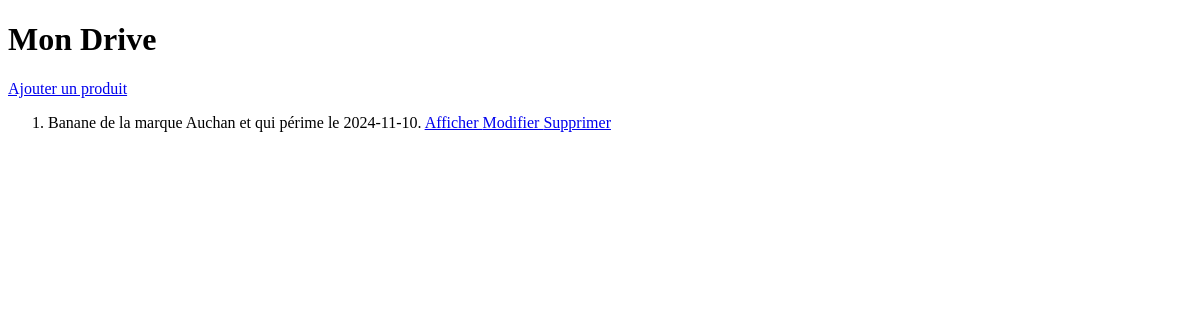
/driveapp/, run on an earlier commit of the app's database.
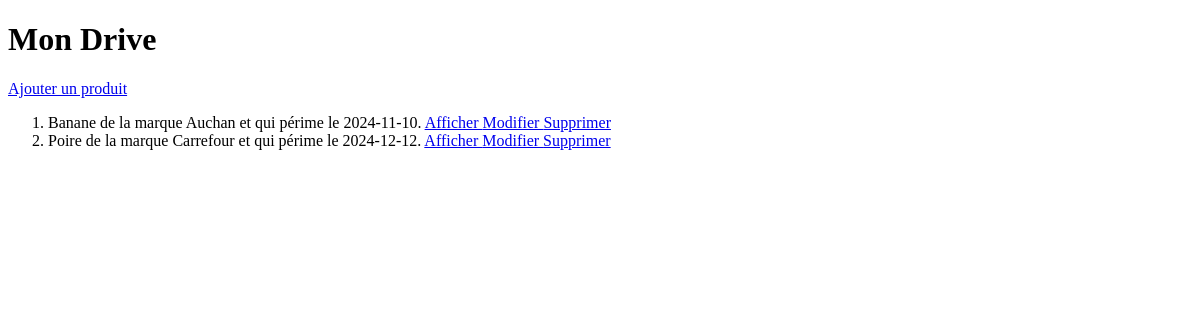
And on a later commit of the database.
### driveapp/models.py (models this page shows, shortened)
class Produits(models.Model):
    nom_prod = models.CharField(max_length=100)
    date_per = models.DateField(blank=True, null = True)
    photo = models.ImageField(upload_to="prod",blank=True, null=True)
    marque = models.CharField(max_length=100)
    auteur = models.CharField(max_length=100)
    def __str__(self):
        chaine = f"{self.nom_prod} de la marque {self.marque} et qui périme le {self.date_per}."
        return chaine

### driveapp/views.py (the view)
# urls.py: path('', views.index, name='index'),
def index(request):
    liste = list(models.Produits.objects.all())
    return render(request, "produit/index.html",{"liste": liste})

### driveapp/templates/produit/index.html (shortened to what this page needs)
<!DOCTYPE html>
<html lang="en">
<head>
<body>
<h1> Mon Drive </h1>
<a href="/driveapp/ajout/"> Ajouter un produit </a>
<ol>
    {% for l in liste %}
        <li> {{l}}  <a href="/driveapp/affiche/{{l.id}}/"> Afficher </a> <a href="/driveapp/update/{{l.id}}/"> Modifier </a> <a href="/driveapp/delete/{{l.id}}/"> Supprimer </a> </li>
    {% endfor %}
</ol>
</body>
</html>

What changed in the data, as far as the page shows it:
added Produits: nom_prod+marque+date_per "Poire de la marque Carrefour et qui périme le 2024-12-12."
